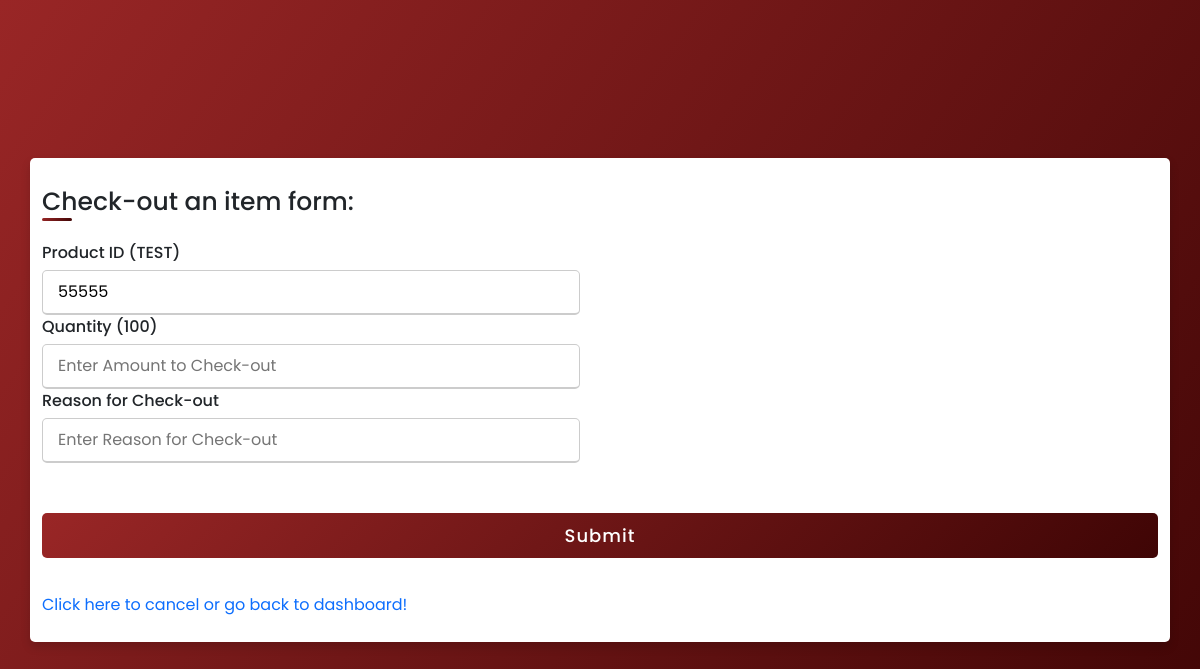
Page /user/Inventory/Check_Out_Check/1 (signed in) on the committed database.
### website/models.py (models this page shows)
class Inventory(db.Model):
    id = db.Column(db.Integer, primary_key=True)
    product_id = db.Column(db.Integer(), unique=True)
    product_name = db.Column(db.String(26))
    date_added = db.Column(db.DateTime(timezone=True), default=func.now())
    desc=db.Column(db.String(200))
    i_loc=db.Column(db.String(200))
    quantity= db.Column(db.Integer)
    group= db.Column(db.String(26))
    subgroup=db.Column(db.String(26))
    dispose=db.Column(db.Boolean)
    tracklow=db.Column(db.Boolean)
    lownum=db.Column(db.Integer)
    Creator = db.Column(db.Integer, db.ForeignKey('user.id', ondelete="CASCADE"),nullable=False) ##foreign key relationship //id of who added it.

### website/views.py (the view)
@views.route("/user/Inventory/Check_Out_Check/<id>")
@login_required
def check_out_check(id):
    if session.get("id",None) is not None:
        product = Inventory.query.filter_by(id = id).first()
        return render_template("Check-out.html",user=current_user, data = product)
    else:
        flash("You do not have access to this page!", category="error")
        return redirect(url_for('views.home'))

### website/templates/Check-out.html (shortened to what this page needs)
<!DOCTYPE html>
<html lang="en" dir="ltr">
  <head>
    <link rel= "stylesheet" type= "text/css" href= "{{ url_for('static',filename='styles1.css') }}">
    <link href="https://cdn.jsdelivr.net/npm/bootstrap@5.1.3/dist/css/bootstrap.min.css" rel="stylesheet">
   </head>
<body>
  {% if session['id'] and user.is_authenticated%}
  <div class="container">
    <div class="title">Check-out an item form:</div>
    <div class="content">
      <form action="/user/Inventory/Check_out" method="POST">
         <div class="user-details">
          {% if data %}
          <div class="input-box">
            <span class="details">Product ID ({{data.product_name}})</span>
            <input type="text" id="product_id" name ="product_id" placeholder={{data.product_id}} value={{data.product_id}} required readonly>
            <span class="details">Quantity ({{data.quantity}})</span>
            <input type="number"  id="quantity" name ="quantity" placeholder="Enter Amount to Check-out" required min="1" max={{data.quantity}}>
            <span class="details">Reason for Check-out</span>
            <input type="text" id="reason" name ="reason" placeholder="Enter Reason for Check-out" required>
          </div>
          {% endif %}
        </div>
        <div class="button">
          <input type="submit" name="submit_button" value="Submit">
        </div>
        <div>
            <a style="text-decoration:none" style="align-items:center" href="{{url_for('views.user')}}">Click here to cancel or go back to dashboard!</a>
        </div>
      </form>
    </div>
  </div>
</body>
{% endif %}
</html>

### website/static/styles1.css (style rules this page uses)
* { margin: 0; padding: 0; box-sizing: border-box; font-family: 'Poppins',sans-serif; }
body { height: 100vh; display: flex; justify-content: center; align-items: center; padding: 10px; background: linear-gradient(125deg, #992626, #3f0505); }
.container { max-width: 700px; width: 100%; background-color: #fff; padding: 25px 30px; border-radius: 5px; box-shadow: 0 5px 10px rgba(0,0,0,0.15); }
.container .title { font-size: 25px; font-weight: 500; position: relative; }
.container .title::before { content: ""; position: absolute; left: 0; bottom: 0; height: 3px; width: 30px; border-radius: 5px; background: linear-gradient(135deg, #992626, #3f0505); }
.content form .user-details { display: flex; flex-wrap: wrap; justify-content: space-between; margin: 20px 0 12px 0; }
form .user-details .input-box { margin-bottom: 15px; width: calc(100% / 2 - 20px); }
form .input-box span.details { display: block; font-weight: 500; margin-bottom: 5px; }
.user-details .input-box input { height: 45px; width: 100%; outline: none; font-size: 16px; border-radius: 5px; padding-left: 15px; border: 1px solid #ccc; border-bottom-width: 2px; transition: all 0.3s ease; }
form .button { height: 45px; margin: 35px 0 }
form .button input { height: 100%; width: 100%; border-radius: 5px; border: none; color: #fff; font-size: 18px; font-weight: 500; letter-spacing: 1px; cursor: pointer; transition: all 0.3s ease; background: linear-gradient(135deg, #992626, #3f0505); }

### rows in the picture
Inventory: product_name "TEST", product_id "55555", quantity "100"
